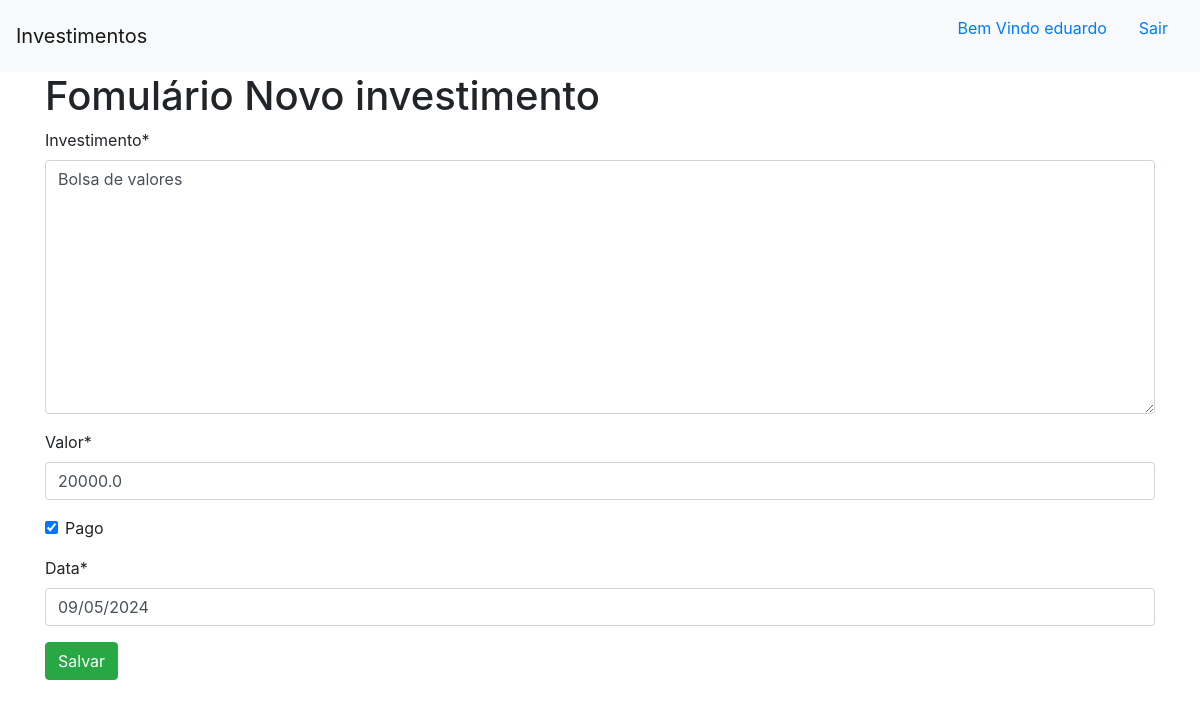
Screenshot of /novo_investimento/2 (signed in) with the database file from the repository.
### invista/models.py (models this page shows)
class Investimento(models.Model):
    investimento = models.TextField(max_length=255)
    valor = models.FloatField()
    pago = models.BooleanField(default=False)
    data = models.DateField(default=datetime.now)

### invista/views.py (the view)
# urls.py: path('novo_investimento/<int:id_investimento>',views.editar,name='editar'),
@login_required
def editar(request,id_investimento):
    investimento = Investimento.objects.get(pk=id_investimento)
    if request.method == 'GET':
        formulario = InvestimentoForm(instance=investimento)
        return render(request,'investimentos_ps/novo_investimento.html',{'formulario': formulario})
    else:
        formulario = InvestimentoForm(request.POST,instance=investimento)
        if formulario.is_valid():
            formulario.save()
        return redirect('investimentosleitura')

### invista/forms.py
class InvestimentoForm(ModelForm):
    class Meta:
        model = Investimento
        fields = '__all__'

### invista/templates/investimentos_ps/novo_investimento.html (shortened to what this page needs)
{% extends 'investimentos_ps/base.html' %}
{% block conteudo %}
{% load crispy_forms_tags %}
<div class="container">
    <h1>Fomulário Novo investimento</h1>
    <form action="" method="POST">
        {{formulario | crispy}}
        <button type="submit" class="btn btn-success">Salvar</button>
    </form>
</div>
{% endblock %}

### invista/templates/investimentos_ps/base.html (shortened to what this page needs)
<!doctype html>
<html lang="en">
  <head>
    <link rel="stylesheet" href="https://cdn.jsdelivr.net/npm/bootstrap@4.6.2/dist/css/bootstrap.min.css">
  </head>
  <body>
    <nav class="navbar navbar-light bg-light">
        <a class="navbar-brand" href="{% url 'investimentosleitura' %}">Investimentos</a>
        <ul style="list-style: none;">
          {% if user.is_authenticated %}
          <li style="float: left">
            <a class="nav-item nav-link">Bem Vindo {{user.get_username}}</a>
          </li>
          <li style="float: left">
            <a class="nav-item nav-link" href="{% url 'logout' %}">Sair</a>
          </li>
          {% endif %}
      </ul>
    </nav>
    {% block conteudo %}
    {% endblock %}
  </body>
</html>

### rows the page displays
Investimento: investimento "Bolsa de valores", valor "20000.0", pago "☑", data "09/05/2024"

### other values shown
{{ user.get_username }} "eduardo"
